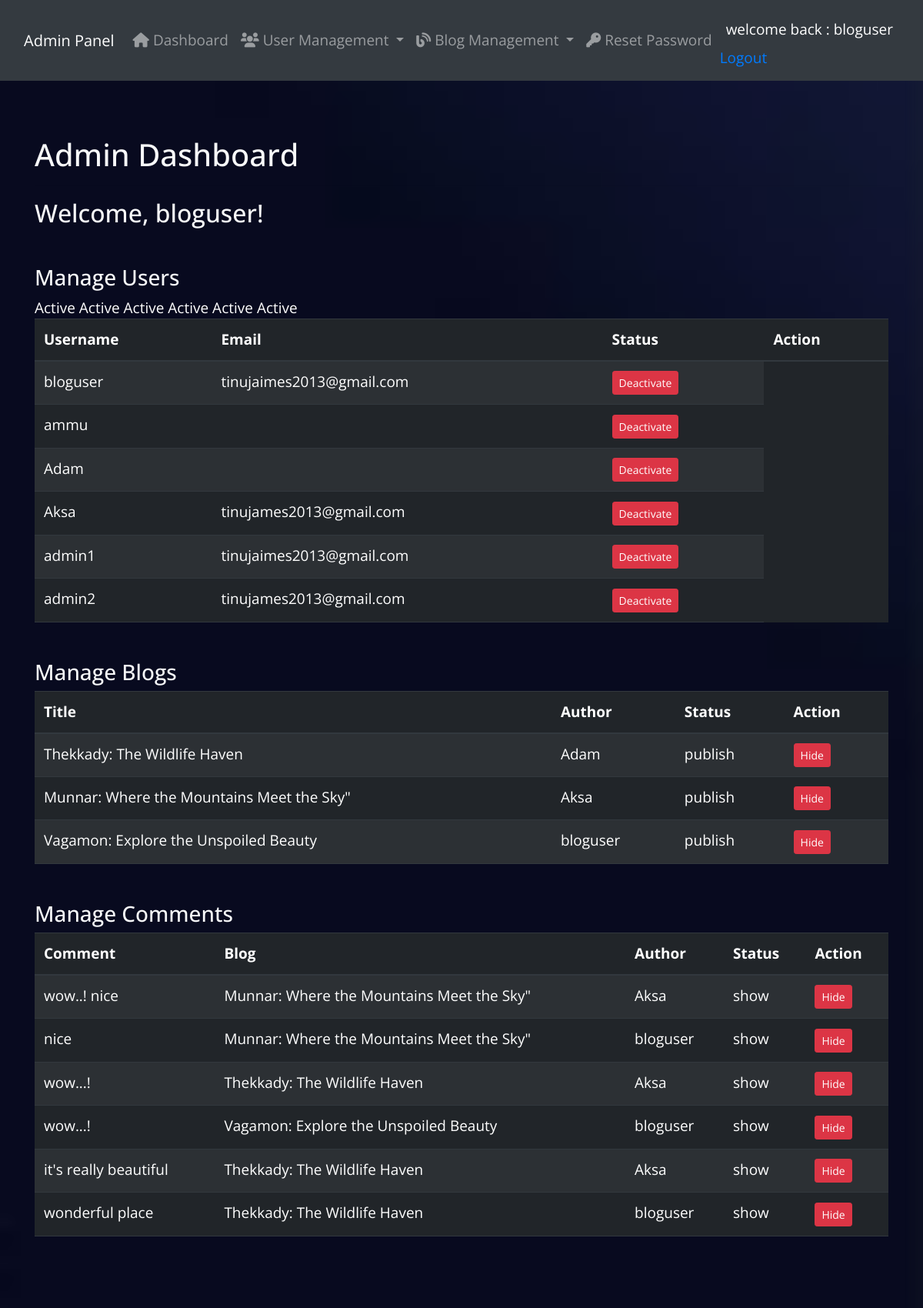
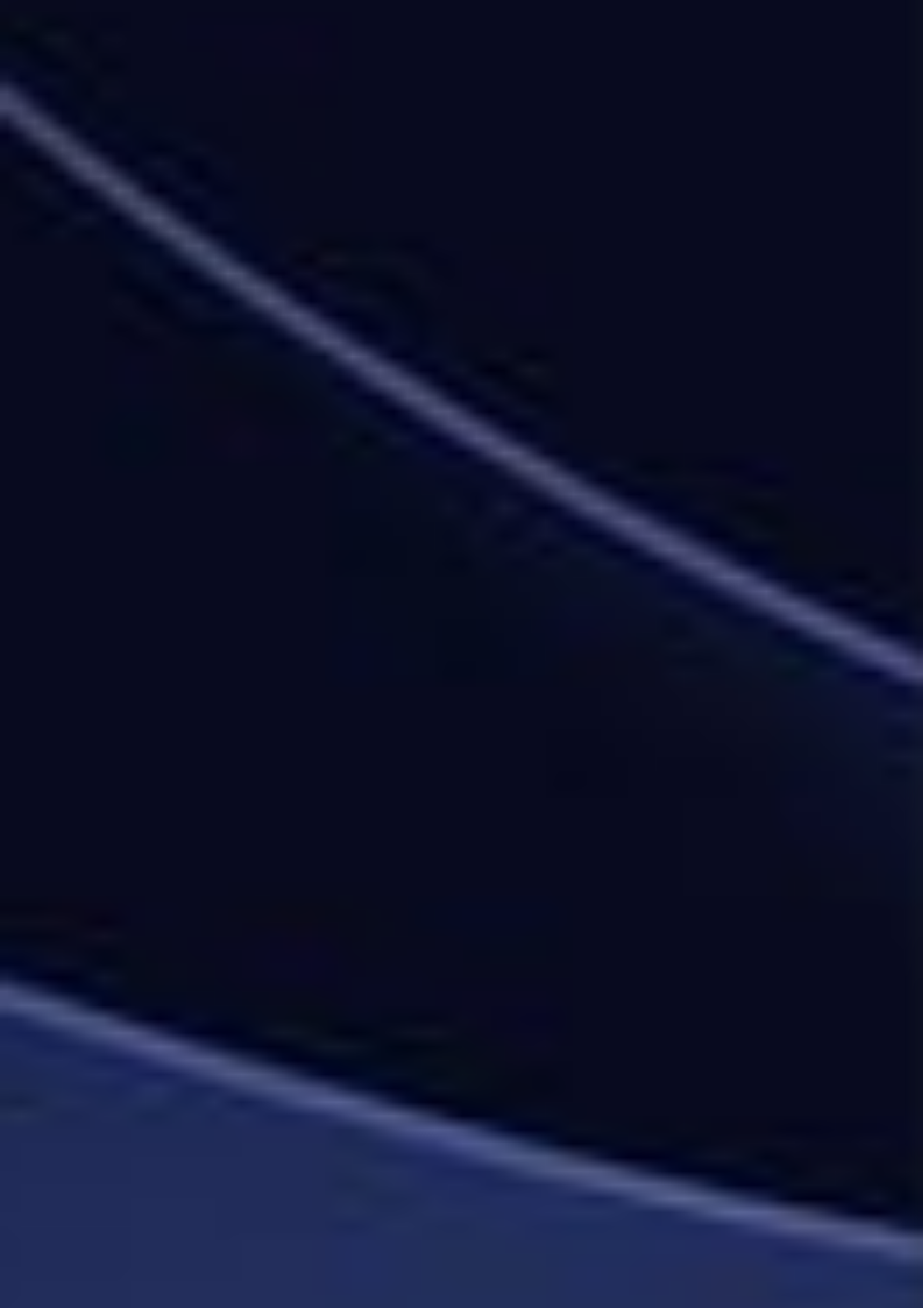
The app's page /home/ (signed in, upper part) with its own data (2 pictures, top to bottom).
### adminpanel/models.py (models this page shows, shortened)
class Blog(models.Model):
    DRAFT = 'draft'
    PUBLISHED = 'published'
    STATUS_CHOICES = [
        (DRAFT, 'Draft'),
        (PUBLISHED, 'Published'),
    ]
    title = models.CharField(max_length=200)
    content = models.TextField()
    blog_image = models.ImageField(upload_to='blog_images/', null=True, blank=True)
    author = models.ForeignKey(User, on_delete=models.CASCADE,related_name='blogs')
    created_at = models.DateTimeField(default=timezone.now)
    updated_at = models.DateTimeField(auto_now=True)
    status = models.CharField(max_length=10, choices=STATUS_CHOICES, default=DRAFT)
    is_visible = models.BooleanField(default=True)

class Comment(models.Model):
    SHOW = 'show'
    HIDE = 'hide'
    STATUS_CHOICES = [
        (SHOW, 'Show'),
        (HIDE, 'Hide'),
    ]
    comment = models.TextField()
    user = models.ForeignKey(User, on_delete=models.CASCADE)
    blog = models.ForeignKey(Blog, on_delete=models.CASCADE, related_name='comments')
    created_at = models.DateTimeField(default=timezone.now)
    updated_at = models.DateTimeField(auto_now=True)
    status = models.CharField(max_length=10, choices=STATUS_CHOICES, default=SHOW)

### adminpanel/views.py (the view)
# urls.py: path('home/', views.admin_home, name='admin_home'),
@login_required
@user_passes_test(is_admin)
def admin_home(request):
    users = User.objects.all()
    for user in users:
        user.status_label = "Active" if user.is_active else "Deactivated"
    blogs = Blog.objects.all()
    comments = Comment.objects.all()
    return render(request, 'adminpanel/admin_home.html', {
        'users': users,
        'blogs': blogs,
        'comments': comments,
    })

### adminpanel/views.py (called while the page is built)
def is_admin(user):
    return user.is_staff

### adminpanel/templates/adminpanel/admin_home.html (shortened to what this page needs)
{% extends 'adminpanel/admin_base.html' %}
{% block content %}
<div class="container mt-4">
    <h1 class="text-light">Admin Dashboard</h1>
    <hr class="text-light">
    <h2 class="text-light">Welcome, {{ user.username }}!</h2>
    <div class="mt-5">
        <h3 class="text-light">Manage Users</h3>
        <table class="table table-dark table-striped">
            <thead>
                <tr>
                    <th>Username</th>
                    <th>Email</th>
                    <th>Status</th>
                    <th>Action</th>
                </tr>
            </thead>
            <tbody>
                {% for user in users %}
                <tr>
                    <td>{{ user.username }}</td>
                    <td>{{ user.email }}</td>
                    <td>
                        <form method="post" action="{% url 'adminpanel:toggle_user_status' user.id %}">
                            <button type="submit" class="btn btn-sm {% if user.is_active %}btn-danger{% else %}btn-success{% endif %}">
                                {% if user.is_active %}
                                    Deactivate
                                {% else %}
                                    Activate
                                {% endif %}
                            </button>
                        </form>
                    </td>
                </tr>
                {% endfor %}
            </tbody>
        </table>
    </div>
    <div class="mt-5">
        <h3 class="text-light">Manage Blogs</h3>
        <table class="table table-dark table-striped">
            <thead>
                <tr>
                    <th>Title</th>
                    <th>Author</th>
                    <th>Status</th>
                    <th>Action</th>
                </tr>
            </thead>
            <tbody>
                {% for blog in blogs %}
                <tr>
                    <td>{{ blog.title }}</td>
                    <td>{{ blog.author.username }}</td>
                    <td>{{ blog.status }}</td>
                    <td>
                        <form method="post" action="{% url 'adminpanel:toggle_blog_visibility' blog.id %}">
                            <button type="submit" class="btn btn-sm {% if blog.status == 'publish' %}btn-danger{% else %}btn-success{% endif %}">
                                {% if blog.status == 'publish' %}
                                    Hide
                                {% else %}
                                    Show
                                {% endif %}
                            </button>
                        </form>
                    </td>
                </tr>
                {% endfor %}
            </tbody>
        </table>
    </div>
    <div class="mt-5">
        <h3 class="text-light">Manage Comments</h3>
        <table class="table table-dark table-striped">
            <thead>
                <tr>
                    <th>Comment</th>
                    <th>Blog</th>
                    <th>Author</th>
                    <th>Status</th>
                    <th>Action</th>
                </tr>
            </thead>
            <tbody>
                {% for comment in comments %}
                <tr>
                    <td>{{ comment.comment }}</td>
                    <td>{{ comment.blog.title }}</td>
                    <td>{{ comment.user.username }}</td>
                    <td>{{ comment.status }}</td>
                    <td>
                        <form method="post" action="{% url 'adminpanel:toggle_comment_visibility' comment.id %}">
                            <button type="submit" class="btn btn-sm {% if comment.status == 'show' %}btn-danger{% else %}btn-success{% endif %}">
                                {% if comment.status == 'show' %}
                                    Hide
                                {% else %}
                                    Show
                                {% endif %}
                            </button>
                        </form>
                    </td>
                </tr>
                {% endfor %}
            </tbody>
        </table>
    </div>
</div>
{% endblock %}

### adminpanel/templates/adminpanel/admin_base.html (shortened to what this page needs)
{% load static %}
<!DOCTYPE html>
<html lang="en">
<head>
    <link href="https://cdn.jsdelivr.net/npm/bootstrap@5.3.0-alpha1/dist/css/bootstrap.min.css" rel="stylesheet">
    <link rel="stylesheet" href="https://cdnjs.cloudflare.com/ajax/libs/font-awesome/6.0.0-beta3/css/all.min.css">
</head>
<body>
    <header class="navbar navbar-expand-lg navbar-dark bg-dark p-3">
        <div class="container-fluid">
            <a class="navbar-brand" href="{% url 'adminpanel:admin_home' %}">Admin Panel</a>
            <div class="collapse navbar-collapse" id="navbarNavDropdown">
                <ul class="navbar-nav me-auto">
                    <li class="nav-item">
                        <a class="nav-link" href="{% url 'adminpanel:admin_home' %}">
                            <i class="fas fa-home"></i> Dashboard
                        </a>
                    </li>
                    <li class="nav-item dropdown">
                        <a class="nav-link dropdown-toggle" href="#" id="userDropdown" role="button" data-bs-toggle="dropdown" aria-expanded="false">
                            <i class="fas fa-users"></i> User Management
                        </a>
                    </li>
                    <li class="nav-item dropdown">
                        <a class="nav-link dropdown-toggle" href="#" id="blogDropdown" role="button" data-bs-toggle="dropdown" aria-expanded="false">
                            <i class="fas fa-blog"></i> Blog Management
                        </a>
                    </li>
                    <li class="nav-item">
                        <a class="nav-link" href="{% url 'adminpanel:reset_password' %}">
                            <i class="fas fa-key"></i> Reset Password
                        </a>
                    </li>
                </ul>
                <ul class="navbar-nav ms-auto">
                    <li class="nav-item">
                        <span class="nav-link text-white"> welcome back : {{ request.user.username }}</span>
                        <a href="{% url 'adminpanel:sign_out' %}">Logout</a>
                    </li>
                </ul>
            </div>
        </div>
    </header>
    <div class="container-fluid">
        <div class="row">
            <main class="col-md-12 px-4 py-5">
                {% block content %}
                {% endblock %}
            </main>
        </div>
    </div>
</body>
</html>
<!DOCTYPE html>
<html lang="en">
<head>
  <link rel="stylesheet" href="{% static 'admin_dashboard/css/bootstrap.min.css' %}">
  <link rel="stylesheet" href="{% static 'admin_dashboard/slick/slick.css' %}">
  <link rel="stylesheet" href="{% static 'admin_dashboard/slick/slick-theme.css' %}">
  <link rel="stylesheet" href="{% static 'admin_dashboard/css/magnific-popup.css' %}">
  <link rel="stylesheet" href="{% static 'admin_dashboard/css/tooplate-style.css' %}">
</head>
<body>
  <div class="tm-main-container">
</body>
</html>

### static/admin_dashboard/css/tooplate-style.css (style rules this page uses)
* { margin: 0; padding: 0; }
body { font-family: "Open Sans", Helvetica, Arial, sans-serif; font-size: 19px; color: #ffffff; overflow-x: hidden; background: #25332e; }
a { transition: all 0.2s; }
.tm-main-container { position: relative; height: 100%; }

### adminpanel/templates/adminpanel/admin_base.html (style rules this page uses)
body { font-family: 'Arial', sans-serif; }
.navbar-dark .navbar-nav .nav-link { color: rgba(255, 255, 255, 0.75); }

### records on screen
Blog: title "Thekkady: The Wildlife Haven", author.username "Adam", status "publish", shows "Hide"
Blog: title "Munnar: Where the Mountains Meet the Sky\"", author.username "Aksa", status "publish", shows "Hide"
Blog: title "Vagamon: Explore the Unspoiled Beauty", author.username "bloguser", status "publish", shows "Hide"
Comment: comment "wow..! nice", blog "Munnar: Where the Mountains Meet the Sky\"", user.username "Aksa", status "show", shows "Hide"
Comment: comment "nice", blog "Munnar: Where the Mountains Meet the Sky\"", user.username "bloguser", status "show", shows "Hide"
Comment: comment "wow...!", blog "Thekkady: The Wildlife Haven", user.username "Aksa", status "show", shows "Hide"
Comment: comment "wow...!", blog "Vagamon: Explore the Unspoiled Beauty", user.username "bloguser", status "show", shows "Hide"
Comment: comment "it's really beautiful", blog "Thekkady: The Wildlife Haven", user.username "Aksa", status "show", shows "Hide"
Comment: comment "wonderful place", blog "Thekkady: The Wildlife Haven", user.username "bloguser", status "show", shows "Hide"

### other values on screen
{{ request.user.username }} "bloguser"
{{ user.username }} "bloguser"
{{ user.email }} "tinujaimes2013@gmail.com"
{{ user.username }} "ammu"
{{ user.username }} "Adam"
{{ user.username }} "Aksa"
{{ user.email }} "tinujames2013@gmail.com"
{{ user.username }} "admin1"
{{ user.username }} "admin2"
